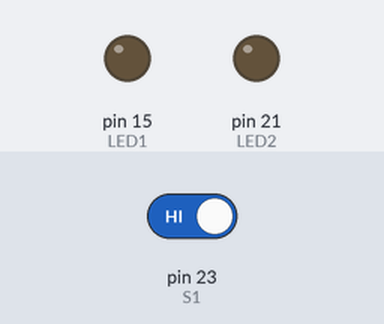
Simulated run of this sketch. Board: Arduino Mega 2560, built with avr-gcc and run on an emulated ATmega2560. On the bench: output pins drawn as LEDs (lit = HIGH). The inputs (shaded band) are chosen by the test bench; at power-on: pin 23 (S1) HIGH.

Above: at 1.2 s.
1.3 s: pin 23 (S1) driven LOW
At 1.7 s:
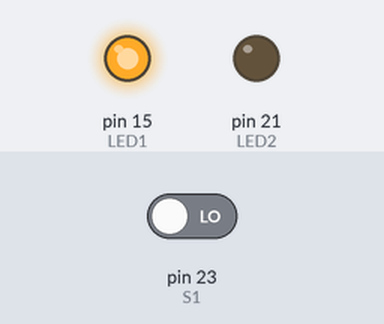
At 17.2 s:
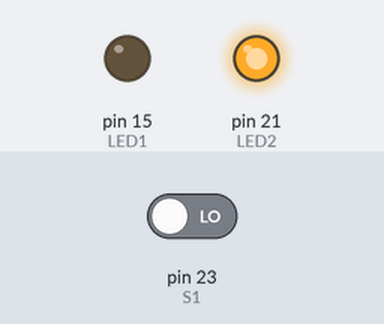
Timing chart, 0 to 36.1 s (numbered marks = the images above; inputs shaded):
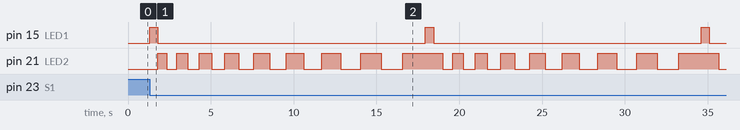

The sketch:

assign1_first_attempt.ino
```cpp
#define LED1 15
#define LED2 21
#define S1 23
#define S2 22


void setup() {
   pinMode(LED1, OUTPUT);
   pinMode(LED2, OUTPUT);
   pinMode(S1, INPUT);
   pinMode(S2, OUTPUT);
}

void loop() {

     if (digitalRead(S1)== 0)
     {
     digitalWrite(LED1, HIGH);
     delay(500);
     digitalWrite(LED1,LOW);
     digitalWrite(LED2, HIGH);
     delay(550);
     digitalWrite(LED2,LOW);
     delay(600);
     digitalWrite(LED2, HIGH);
     delay(650);
     digitalWrite(LED2,LOW);
     delay(700);
     digitalWrite(LED2,HIGH);
     delay(750);
     digitalWrite(LED2,LOW);
     delay(800);
     digitalWrite(LED2,HIGH);
     delay(850);
     digitalWrite(LED2,LOW);
     delay(900);
     digitalWrite(LED2,HIGH);
     delay(950);
     digitalWrite(LED2,LOW);
     delay(1000);
     digitalWrite(LED2, HIGH);
     delay(1050);
     digitalWrite(LED2,LOW);
     delay(1100);
     digitalWrite(LED2,HIGH);
     delay(1150);
     digitalWrite(LED2,LOW);
     delay(1200);
     digitalWrite(LED2,HIGH);
     delay(1250);
     digitalWrite(LED2,LOW);
     delay(1300);
     digitalWrite(LED2,HIGH);
     delay(1350);
     }
    else{
      digitalWrite(LED1, LOW);
      digitalWrite(LED2, LOW);
    }
}
```
